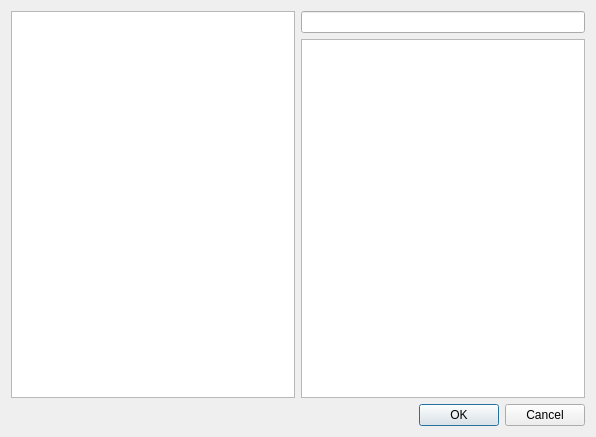
<?xml version="1.0" encoding="UTF-8"?>
<ui version="4.0">
 <class>Dialog</class>
 <widget class="QDialog" name="Dialog">
  <property name="geometry">
   <rect>
    <x>0</x>
    <y>0</y>
    <width>596</width>
    <height>437</height>
   </rect>
  </property>
  <property name="windowTitle">
   <string>New Item...</string>
  </property>
  <layout class="QGridLayout" name="gridLayout">
   <item row="0" column="0" rowspan="2">
    <widget class="QTreeWidget" name="itemSelector">
     <property name="rootIsDecorated">
      <bool>false</bool>
     </property>
     <property name="sortingEnabled">
      <bool>false</bool>
     </property>
     <property name="supportedDragActions">
      <set>Qt::DropAction::IgnoreAction</set>
     </property>
     <attribute name="headerVisible">
      <bool>false</bool>
     </attribute>
     <column>
      <property name="text">
       <string notr="true">1</string>
      </property>
     </column>
    </widget>
   </item>
   <item row="0" column="1">
    <widget class="QLineEdit" name="nameInput"/>
   </item>
   <item row="1" column="1">
    <widget class="QPlainTextEdit" name="propertyInput"/>
   </item>
   <item row="2" column="0" colspan="2">
    <widget class="QDialogButtonBox" name="buttonBox">
     <property name="orientation">
      <enum>Qt::Orientation::Horizontal</enum>
     </property>
     <property name="standardButtons">
      <set>QDialogButtonBox::StandardButton::Cancel|QDialogButtonBox::StandardButton::Ok</set>
     </property>
     <property name="centerButtons">
      <bool>false</bool>
     </property>
    </widget>
   </item>
  </layout>
 </widget>
 <resources/>
 <connections>
  <connection>
   <sender>buttonBox</sender>
   <signal>accepted()</signal>
   <receiver>Dialog</receiver>
   <slot>accept()</slot>
   <hints>
    <hint type="sourcelabel">
     <x>248</x>
     <y>254</y>
    </hint>
    <hint type="destinationlabel">
     <x>157</x>
     <y>274</y>
    </hint>
   </hints>
  </connection>
  <connection>
   <sender>buttonBox</sender>
   <signal>rejected()</signal>
   <receiver>Dialog</receiver>
   <slot>reject()</slot>
   <hints>
    <hint type="sourcelabel">
     <x>316</x>
     <y>260</y>
    </hint>
    <hint type="destinationlabel">
     <x>286</x>
     <y>274</y>
    </hint>
   </hints>
  </connection>
 </connections>
</ui>
